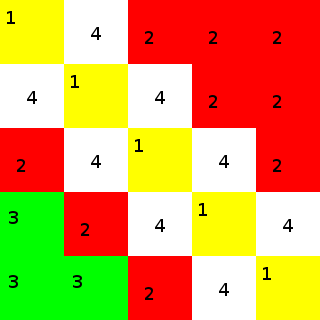

This is a level from a 2D game, rendered from its Tiled map with the project's own tilesets. A one-line summary and the complete map file follow:
An orthogonal 5x5 tile map with 64x64 px tiles, 1 tile layer (Kachelebene 1), 2 tilesets.

<map version="1.0" orientation="orthogonal" renderorder="left-down" width="5" height="5" tilewidth="64" tileheight="64" nextobjectid="1">
 <tileset firstgid="1" source="TestTileSet.tsx" />
 <tileset firstgid="5" name="tiles" tilewidth="64" tileheight="64" tilecount="4" columns="2">
  <image source="tiles.png" width="128" height="128" />
 </tileset>
 <layer name="Kachelebene 1" width="5" height="5">
  <data encoding="csv">
1,4,2,6,6,
4,1,4,2,6,
2,4,1,4,2,
3,2,4,1,4,
3,3,2,4,1
</data>
 </layer>
</map>